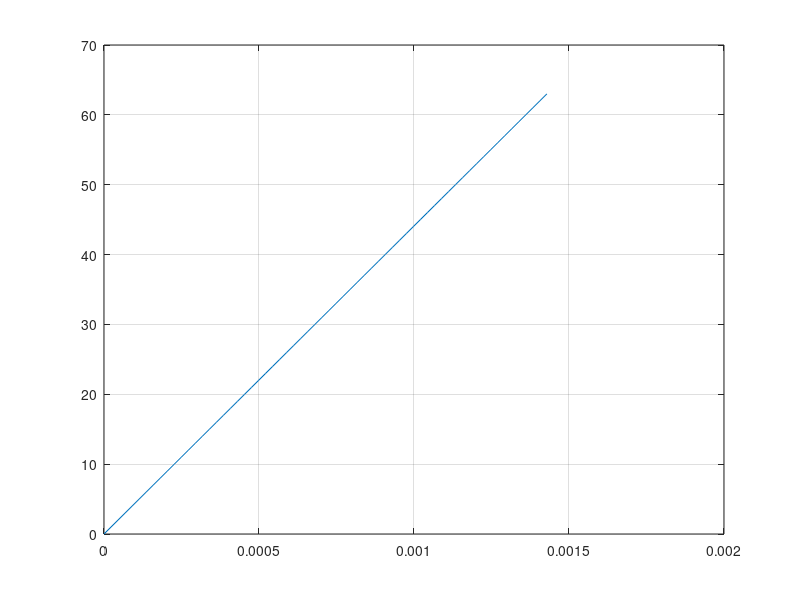

Write the MATLAB code that produced this figure. (Note: this script raises an error after producing the figure.)
clear;
clc;

N = 64;
N_bank = 4;

%test = 'sin';
%test = 'const';
test = 'num';

Fd = 44100;

amp_1 = 10000; % e.g. 16 bit ADC
amp_2 = 5000; % 2nd sine

freq_1 = 9000; % Hz
freq_2 = 4500;

phase_1 = 0; % grad
phase_2 = 37;

bias = 0;
time = 0 : 1/Fd : (N - 1)/Fd;

signal = bias + amp_1*sind((freq_1*360).* time + phase_1) + amp_2*sind((freq_2*360).* time + phase_2);

if(strcmp(test, 'sin'))
    fprintf('signal test\n');
elseif(strcmp(test, 'const'))
    fprintf('const test\n');
elseif(strcmp(test, 'num'))
    fprintf('index number test\n');
else
    error('"test" is wrong\n');
end

row = round(N/N_bank);

k = 0;
ram(1:row, 1:N_bank) = zeros;
test_signal(1:N) = zeros;

for i = 1:N_bank
    for j = 1:row
        k = k + 1;
        
        if(strcmp(test, 'sin'))
            test_signal(k) = round(signal(k));
        elseif(strcmp(test, 'const'))
            test_signal(k) = 100;
        elseif(strcmp(test, 'num'))
            test_signal(k) = k - 1;
        end
        
        if(N_bank == 4)
            switch(i)
                case 1
                    ram(j, 1) = test_signal(k);
                case 2
                    ram(j, 3) = test_signal(k);
                case 3
                    ram(j, 2) = test_signal(k);
                case 4
                    ram(j, 4) = test_signal(k);
            end
        else
            error("number ofbank must be equal 4 because of stage writing points bank number must be 1,3,2,4");
        end
    end
end

figure;
plot(time, test_signal);
grid on;

% fft:
temp_fft = fft(test_signal, N)/N;
ram_fft = (real(temp_fft) - imag(temp_fft));

%{
% fft:
% 1 stage
ram_buf(1:row, 1:N_bank) = zeros;
for i = 1:row
   ram_buf(i,:) = fft_but4(ram(i,:), N, i-1);
end

ram(1:4, 1:4) =     [ram_buf(1:4,   1), ram_buf(1:4,   2), ram_buf(1:4,   3), ram_buf(1:4,   4)];
ram(5:8, 1:4) =     [ram_buf(5:8,   2), ram_buf(5:8,   3), ram_buf(5:8,   4), ram_buf(5:8,   1)];
ram(9:12, 1:4) =    [ram_buf(9:12,  3), ram_buf(9:12,  4), ram_buf(9:12,  1), ram_buf(9:12,  2)];
ram(13:16, 1:4) =	[ram_buf(13:16, 4), ram_buf(13:16, 1), ram_buf(13:16, 2), ram_buf(13:16, 3)];

clear ram_buf;
ram_buf(1:4, 1:4) =     [ram(1:4, 1), ram(5:8, 4), ram(9:12, 3), ram(13:16, 2)];
ram_buf(5:8, 1:4) =     [ram(1:4, 2), ram(5:8, 1), ram(9:12, 4), ram(13:16, 3)];
ram_buf(9:12, 1:4) =    [ram(1:4, 3), ram(5:8, 2), ram(9:12, 1), ram(13:16, 4)];
ram_buf(13:16, 1:4) =   [ram(1:4, 4), ram(5:8, 3), ram(9:12, 2), ram(13:16, 1)];

ram = ram_buf;

% 2 stage
clear ram_buf;
ram_buf(1:row, 1:N_bank) = zeros;
cnt = 0;
for i = 1:row 
   ram_buf(i,:) = fft_but4(ram(i,:), N/4, cnt);
   
   if(cnt == 3)
       cnt = 0;
   else
       cnt = cnt + 1;
   end
end

for i = 1:4
    t = (i-1)*4;
    
    ram(1+t, 1:4) = [ram_buf(1+t, 1), ram_buf(1+t, 2), ram_buf(1+t, 3), ram_buf(1+t, 4)];
    ram(2+t, 1:4) = [ram_buf(2+t, 2), ram_buf(2+t, 3), ram_buf(2+t, 4), ram_buf(2+t, 1)];
    ram(3+t, 1:4) = [ram_buf(3+t, 3), ram_buf(3+t, 4), ram_buf(3+t, 1), ram_buf(3+t, 2)];
    ram(4+t, 1:4) = [ram_buf(4+t, 4), ram_buf(4+t, 1), ram_buf(4+t, 2), ram_buf(4+t, 3)];
end

clear ram_buf;
ram_buf(1:row, 1:N_bank) = zeros;

for i = 1:4
    t = (i-1)*4;
    
    ram_buf(1+t, 1:4) = [ram(1+t, 1), ram(2+t, 4), ram(3+t, 3), ram(4+t, 2)];
    ram_buf(2+t, 1:4) = [ram(1+t, 2), ram(2+t, 1), ram(3+t, 4), ram(4+t, 3)];
    ram_buf(3+t, 1:4) = [ram(1+t, 3), ram(2+t, 2), ram(3+t, 1), ram(4+t, 4)];
    ram_buf(4+t, 1:4) = [ram(1+t, 4), ram(2+t, 3), ram(3+t, 2), ram(4+t, 1)];
end
    
ram = ram_buf;

% 3 stage
clear ram_buf;
ram_buf(1:row, 1:N_bank) = zeros;
for i = 1:row 
   ram_buf(i,:) = fft_but4(ram(i,:), N/4/4, 4);
end

re = real(ram_buf);
im = imag(ram_buf);
%}
  
% fht:
ram_buf(1:row, 1:N_bank) = zeros;  % 0 stage
for i = 1:row
   temp = fht_double_but([ram(i, 1), ram(i, 2), 0],...
                         [ram(i, 3), ram(i, 4), 0], 0, 0, 1);
   ram_buf(i, :) = [temp(1), temp(3), temp(2), temp(4)];
end

ram(1:row, 1:N_bank) = zeros;  % 1 stage
div = N/8;
for i = 1:div
   temp = fht_double_but([ram_buf(i, 1), ram_buf(i, 2), ram_buf(i, 2)],...
                         [ram_buf(i, 3), ram_buf(i, 4), ram_buf(i, 4)], 0, 1, 4);
   ram(i, 1) = temp(1);
   ram(i, 3) = temp(2);
   ram(i + div, 2) = temp(3);
   ram(i + div, 4) = temp(4);
end
for i = (div + 1):(N/N_bank)
   temp = fht_double_but([ram_buf(i, 1), ram_buf(i, 2), ram_buf(i, 2)],...
                         [ram_buf(i, 3), ram_buf(i, 4), ram_buf(i, 4)], 0, 1, 4);
   ram(i - div, 2) = temp(1);
   ram(i - div, 4) = temp(2);
   ram(i, 1) = temp(3);
   ram(i, 3) = temp(4); 
end

ram_buf(1:row, 1:N_bank) = zeros;  % 2 stage
div = N/16;
for j = 1:2
    for i = (1 + (j-1)*2*div):(div + (j-1)*2*div)
        temp = fht_double_but([ram(i, 1), ram(i, 2), ram(i, 2)],...
                              [ram(i, 3), ram(i, 4), ram(i, 4)], 0, 2, 8);
        ram_buf(i, 1) = temp(1);
        ram_buf(i, 3) = temp(2);
        ram_buf(i + div, 2) = temp(3);
        ram_buf(i + div, 4) = temp(4);
    end
    for i = (div + 1 + (j-1)*2*div):(2*div + (j-1)*2*div)
        temp = fht_double_but([ram(i, 2), ram(i, 1), ram(i, 3)],...
                              [ram(i, 4), ram(i, 3), ram(i, 1)], 1, 3, 8); 
        ram_buf(i - div, 2) = temp(1);
        ram_buf(i - div, 4) = temp(2);
        ram_buf(i, 1) = temp(3);
        ram_buf(i, 3) = temp(4); 
    end  
end
